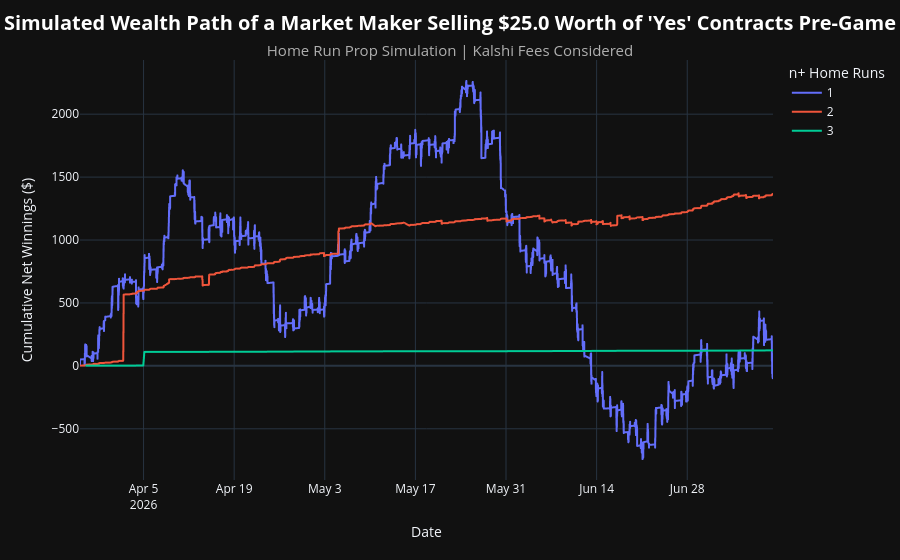

Source (notebook cell):
### Code cell
# Simulation: Sell Yes Limit Order
#   - A market maker provides $25 worth of liquidity on every home run prop market
#   - Fill price is naively approximated as the historical dollar-volume-weighted average pre-game price
#   - The wealth path evolves over time, starting at zero

n_homeruns = set(int(r['homeruns'][:-1]) for r in results if r['n'] > 500) # More than 500 trades

n_homeruns_map = dict()
for n in n_homeruns:
    df = homeruns_df[homeruns_df['n_homeruns'] == n].copy()
    sim_results = simulation(
        df=df,
        side='no',                      # Selling 'yes' is the same as buying 'no'
        liquidity_amt=LIQUIDITY_AMOUNT,
        fee=KALSHI_MAKER_FEE,           # Assume the 'yes' contract is sold by a market maker offering liquidity to a retail taker
        by='dvwa',
        trades=TRADES,                  # Strictly more than x trades occured pre-game
        dollar_volume=DOLLAR_VOLUME     # Strictly more than y dollar volume pre-game
    )
    sim_results['n_homeruns'] = n 

    w = simulation_statistics(
        df=sim_results,
        group_returns_by='weekly'
    )     
    m = simulation_statistics(
        df=sim_results,
        group_returns_by='monthly'
    )  

    n_homeruns_map[n] = {
        'simulation_results'       : sim_results,
        'weekly_simulation_stats'  : w,
        'monthly_simulation_stats' : m,
    }

combined_df = pd.concat(
    [v['simulation_results'] for v in n_homeruns_map.values()],
    ignore_index=True
)

fig = px.line(
    combined_df,
    x='close_time',
    y='cum_net_winnings',
    color='n_homeruns'        
)

fig.update_layout(
    template='plotly_dark',
    title={
        'text': (
            f"<b>Simulated Wealth Path of a Market Maker Selling ${LIQUIDITY_AMOUNT} Worth of 'Yes' Contracts Pre-Game</b><br>"
            f"<span style='font-size: 15px; color: #b0b0b0;'>Home Run Prop Simulation | Kalshi Fees Considered</span>"
        ),
        'font': {'size': 20, 'color': '#ffffff'},
        'x': 0.5,
        'xanchor': 'center'
    },
    xaxis_title='Date',
    yaxis_title='Cumulative Net Winnings ($)',
    hovermode='x unified',
    paper_bgcolor='#111111',
    plot_bgcolor='#111111',
    legend_title_text='n+ Home Runs'
)

fig.show()

### Figure 1 — Plotly figure (JSON) as saved in the notebook; plotly's stock layout.template omitted (floating-point values rounded to 4 significant figures; data arrays with more than 128 entries replaced by an {"elided": "..."} marker saying what was removed)
{"data": [{"hovertemplate": "n_homeruns=1<br>close_time=%{x}<br>cum_net_winnings=%{y}<extra></extra>", "legendgroup": "1", "line": {"color": "#636efa", "dash": "solid"}, "marker": {"symbol": "circle"}, "mode": "lines", "name": "1", "showlegend": true, "type": "scattergl", "x": {"elided": "16583 str values"}, "xaxis": "x", "y": {"elided": "16583 float values"}, "yaxis": "y"}, {"hovertemplate": "n_homeruns=2<br>close_time=%{x}<br>cum_net_winnings=%{y}<extra></extra>", "legendgroup": "2", "line": {"color": "#EF553B", "dash": "solid"}, "marker": {"symbol": "circle"}, "mode": "lines", "name": "2", "showlegend": true, "type": "scattergl", "x": {"elided": "1475 str values"}, "xaxis": "x", "y": {"elided": "1475 float values"}, "yaxis": "y"}, {"hovertemplate": "n_homeruns=3<br>close_time=%{x}<br>cum_net_winnings=%{y}<extra></extra>", "legendgroup": "3", "line": {"color": "#00cc96", "dash": "solid"}, "marker": {"symbol": "circle"}, "mode": "lines", "name": "3", "showlegend": true, "type": "scattergl", "x": ["2026-03-27T03:20:07Z", "2026-03-31T01:56:26Z", "2026-04-03T20:02:54Z", "2026-04-04T23:02:11Z", "2026-04-05T03:01:00Z", "2026-04-05T03:05:26Z", "2026-04-12T23:25:36Z", "2026-04-14T04:40:24Z", "2026-04-15T02:41:46Z", "2026-04-18T03:40:57Z", "2026-04-19T03:00:50Z", "2026-04-24T00:50:53Z", "2026-04-26T01:26:28Z", "2026-04-26T02:50:33Z", "2026-04-26T23:01:17Z", "2026-04-28T05:12:12Z", "2026-04-29T21:42:49Z", "2026-05-02T03:12:23Z", "2026-05-02T21:17:38Z", "2026-05-03T21:02:59Z", "2026-05-06T02:06:46Z", "2026-05-07T02:02:18Z", "2026-05-10T02:30:38Z", "2026-05-12T01:11:52Z", "2026-05-12T05:20:37Z", "2026-05-28T04:44:53Z", "2026-05-30T01:27:13Z", "2026-05-31T05:00:56Z", "2026-05-31T05:10:14Z", "2026-06-06T04:45:46Z", "2026-06-06T23:01:14Z", "2026-06-07T04:40:41Z", "2026-06-07T21:11:37Z", "2026-06-10T04:49:58Z", "2026-06-11T04:00:43Z", "2026-06-13T05:00:24Z", "2026-06-14T20:55:54Z", "2026-06-16T01:40:28Z", "2026-06-16T04:40:09Z", "2026-06-17T02:10:54Z", "2026-06-21T23:10:26Z", "2026-06-28T03:54:52Z", "2026-06-30T05:00:07Z", "2026-07-01T04:21:08Z", "2026-07-02T02:05:22Z", "2026-07-02T19:45:08Z", "2026-07-06T02:44:56Z", "2026-07-07T05:49:42Z", "2026-07-08T04:54:48Z", "2026-07-09T04:44:43Z", "2026-07-10T01:35:43Z", "2026-07-11T05:09:58Z"], "xaxis": "x", "y": [2.085, 2.325, 2.565, 2.814, 110.6, 110.8, 111.1, 111.4, 111.6, 111.8, 112.1, 112.8, 113.0, 113.3, 113.5, 113.8, 114.0, 114.3, 114.5, 114.8, 115.0, 115.2, 115.5, 115.7, 116.0, 116.2, 116.5, 116.7, 116.9, 117.2, 117.4, 117.7, 117.9, 118.2, 118.4, 118.7, 118.9, 119.2, 119.4, 119.7, 119.9, 120.2, 120.4, 120.7, 120.9, 121.2, 121.5, 121.8, 122.1, 122.4, 122.7, 123.0], "yaxis": "y"}], "layout": {"hovermode": "x unified", "legend": {"title": {"text": "n+ Home Runs"}, "tracegroupgap": 0}, "margin": {"t": 60}, "paper_bgcolor": "#111111", "plot_bgcolor": "#111111", "title": {"font": {"color": "#ffffff", "size": 20}, "text": "<b>Simulated Wealth Path of a Market Maker Selling $25.0 Worth of 'Yes' Contracts Pre-Game</b><br><span style='font-size: 15px; color: #b0b0b0;'>Home Run Prop Simulation | Kalshi Fees Considered</span>", "x": 0.5, "xanchor": "center"}, "xaxis": {"anchor": "y", "domain": [0, 1], "title": {"text": "Date"}}, "yaxis": {"anchor": "x", "domain": [0, 1], "title": {"text": "Cumulative Net Winnings ($)"}}}}
